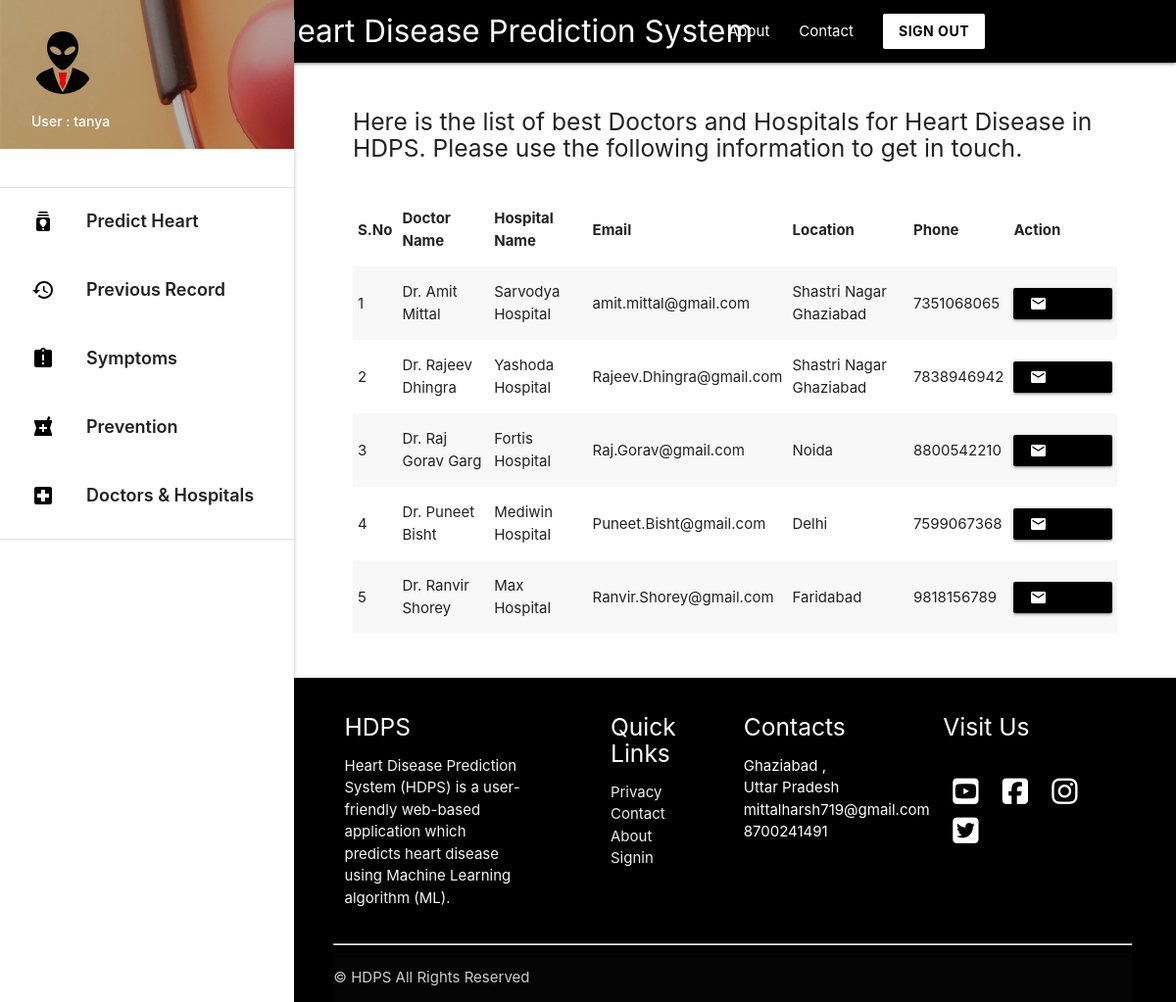
Page /doctorhospital (signed in) on the committed database.
### predictor/models.py (models this page shows)
class DoctorHospital(models.Model):
    doctor_name = models.CharField(max_length=25)
    hospital_name = models.CharField(max_length=25)
    email = models.EmailField()
    phone_no = models.IntegerField()
    Location = models.CharField(max_length=25)

### predictor/views.py (the view)
# urls.py: path('doctorhospital', views.doctorhospital , name='doctorhospital'),
def doctorhospital(request): # Displays list of doctors and hospitals for user
    if request.user.is_authenticated:
        datas = DoctorHospital.objects.all()
        return render(request , 'doctorshospitals.html',{'datas':datas})
    return render('/')

### templates/doctorshospitals.html (shortened to what this page needs)
{% extends 'base_layout2.html' %}
{% block content %}
<div class="con">
  <h5 > Here is the list of best Doctors and Hospitals for Heart Disease in HDPS. Please use the following information to get in touch.  </h5>
<br>
  <table class="striped">
   <thead>
     <tr>
         <th>S.No</th>
         <th>Doctor Name</th>
         <th>Hospital Name</th>
         <th>Email</th>
         <th>Location</th>
         <th>Phone</th>
         <th> Action</th>
     </tr>
   </thead>
   <tbody>
     {% for data in datas %}
     <tr>
       <td>{{ forloop.counter }}</td>
       <td>{{ data.doctor_name }}</td>
       <td>{{ data.hospital_name }}</td>
       <td>{{ data.email }}</td>
       <td>{{ data.Location }}</td>
       <td>{{ data.phone_no }}</td>
       <td>
         <a class="waves-effect waves-light btn-small black" href="https://mail.google.com/mail/?view=cm&fs=1&to={{ data.email }}" target="_blank"><i class="material-icons left">mail</i>Email Now</a>
      </td>
     </tr>
    {% endfor %}
   </tbody>
 </table>
<br> <br>
</div>
{% endblock %}

### templates/base_layout2.html (shortened to what this page needs)
{% load static %}
<!DOCTYPE html>
<html lang="en">
<head>
  <link href="{% static 'css/materialize.css' %}" type="text/css" rel="stylesheet" media="screen,projection"/>
  <link href="{% static 'css/style.css' %}" type="text/css" rel="stylesheet" media="screen,projection"/>
</head>
<body>
        <div class="navbar-fixed">
          <nav class="black">
            <div class="container">
              <div class="nav-wrapper">
                <a href="/" style="padding-left: 100px;"    class="brand-logo ">Heart Disease Prediction System</a>
                <ul class="right hide-on-med-and-down hover_backcolor">
                  <li><a href="{% url 'about' %}">About</a></li>
                  <li><a href="{% url 'contact' %}">Contact</a></li>
                  <a class=" white black-text waves-effect waves-dark btn  modal-trigger" href="/signout"><b>SIGN OUT </b></a>
                </ul>
              </div>
            </div>
          </nav>
        </div>
      <ul id="slide-out" class="sidenav sidenav-fixed">
        <li><div class="user-view">
          <div class="background">
            <img src="{% static 'img/about.png' %}">
          </div>
          <a href="#user"><img class="circle" src="{% static 'img/user.png' %}"></a>
          <a href="#name"><span class="white-text name">User : {{ request.user.username }} </span></a>
          <a href="#email"><span class="white-text email">{{ request.user.email }}</span></a>
        </div></li>
        <br>
        <li><div class="divider"></div></li>
        <li><a style="font-weight: 600; font-size: 18px; height: 70px; padding-top: 10px;" class="waves-effect hoverable" href="/"><i class="material-icons black-text">batch_prediction</i> Predict Heart Disease </a></li>
        <li><a style="font-weight: 600; font-size: 18px; height: 70px; padding-top: 10px;" class="waves-effect hoverable" href="{% url 'record' %}"><i class="material-icons black-text">history</i> Previous Record </a></li>
        <li><a style="font-weight: 600; font-size: 18px; height: 70px; padding-top: 10px;" class="waves-effect hoverable" href="{% url 'symptoms' %}"><i class="material-icons black-text" >assignment_late</i> Symptoms  </a></li>
        <li><a style="font-weight: 600; font-size: 18px; height: 70px; padding-top: 10px;" class="waves-effect hoverable" href="{% url 'prevention' %}"><i class="material-icons black-text">local_pharmacy</i> Prevention   </a></li>
        <li><a style="font-weight: 600; font-size: 18px; height: 70px; padding-top: 10px;" class="waves-effect hoverable" href="{% url 'doctorhospital' %}"><i class="material-icons black-text">local_hospital</i> Doctors & Hospitals   </a></li>
        <li><div class="divider"></div></li>
      </ul>
      <a href="#" data-target="slide-out" class="sidenav-trigger"><i class="material-icons">menu</i></a>
    {% block content %}
    {% endblock %}
            <section>
            <footer class=" hide-on-small-only black page-footer">
              <div class="" style=" width: 90%; margin: auto;">
                <div class="row">
                  <div class="col  s12 m6 l3 ">
                    <h5 class="white-text">HDPS</h5>
                    <p class="grey-text text-lighten-4">Heart Disease Prediction System (HDPS) is a user-friendly web-based application which predicts heart disease using
                        Machine Learning algorithm (ML). </p>
                  </div>
                  <div class="  col l2 m6 s12 offset-l1 ">
                    <h5 class="white-text">Quick Links</h5>
                    <ul>
                   <li><a class="grey-text text-lighten-3" href="#!">Privacy</a></li>
                      <li><a class="grey-text text-lighten-3" href="#!">Contact</a></li>
                      <li><a class="grey-text text-lighten-3" href="#!">About</a></li>
                      <li><a class="grey-text text-lighten-3" href="#!">Signin</a></li>
                    </ul>
                  </div>
                  <div class="col l2 m6 s12  ">
                      <h5 class="white-text">Contacts</h5>
                      <ul>
                      <li>Ghaziabad , Uttar Pradesh</li>
                      <li>mittalharsh719@gmail.com</li>
                      <li>8700241491</li>
                  </ul>
                  </div>
                  <div class=" col l3 m6 s12 offset-l1 ">
                      <h5 class="white-text">Visit Us</h5>
                      <br>
                      <a href="https://www.youtube.com/" target="_blank"> <i style="color: white; margin: 5px 10px;"  class="fab fa-youtube-square fa-2x"></i></a>
                  <a href="https://www.youtube.com/" target="_blank"> <i style="color: white; margin: 5px 10px;" class="fab fa-facebook-square fa-2x"></i></a>
                  <a href="https://www.youtube.com/" target="_blank"> <i style="color: white; margin: 5px 10px;" class="fab fa-instagram fa-2x"></i></a>
                  <a href="https://www.youtube.com/" target="_blank"> <i style="color: white; margin: 5px 10px;" class="fab fa-twitter-square fa-2x"></i> </a>
                  </div>
                </div>
                <hr>
              <div class="footer-copyright">
                ©  HDPS All Rights Reserved
              </div>
          </div>
            </footer>
          </section>
  </body>
</html>

### templates/doctorshospitals.html (style rules this page uses)
footer { padding-left: 295px; }
.con { padding-left: 390px; width: 90%; flex: 1 0 auto; }
body { display: flex; min-height: 100vh; flex-direction: column; }

### templates/base_layout2.html (style rules this page uses)
footer { padding-left: 295px; }
.con { padding-left: 360px; width: 95%; }

### rows in the picture
DoctorHospital: doctor_name "Dr. Amit Mittal", hospital_name "Sarvodya Hospital", email "amit.mittal@gmail.com", Location "Shastri Nagar Ghaziabad", phone_no "7351068065"
DoctorHospital: doctor_name "Dr. Rajeev Dhingra", hospital_name "Yashoda Hospital", email "Rajeev.Dhingra@gmail.com", Location "Shastri Nagar Ghaziabad", phone_no "7838946942"
DoctorHospital: doctor_name "Dr. Raj Gorav Garg", hospital_name "Fortis Hospital", email "Raj.Gorav@gmail.com", Location "Noida", phone_no "8800542210"
DoctorHospital: doctor_name "Dr. Puneet Bisht", hospital_name "Mediwin Hospital", email "Puneet.Bisht@gmail.com", Location "Delhi", phone_no "7599067368"
DoctorHospital: doctor_name "Dr. Ranvir Shorey", hospital_name "Max Hospital", email "Ranvir.Shorey@gmail.com", Location "Faridabad", phone_no "9818156789"

### other values in the picture
{{ request.user.username }} "tanya"
